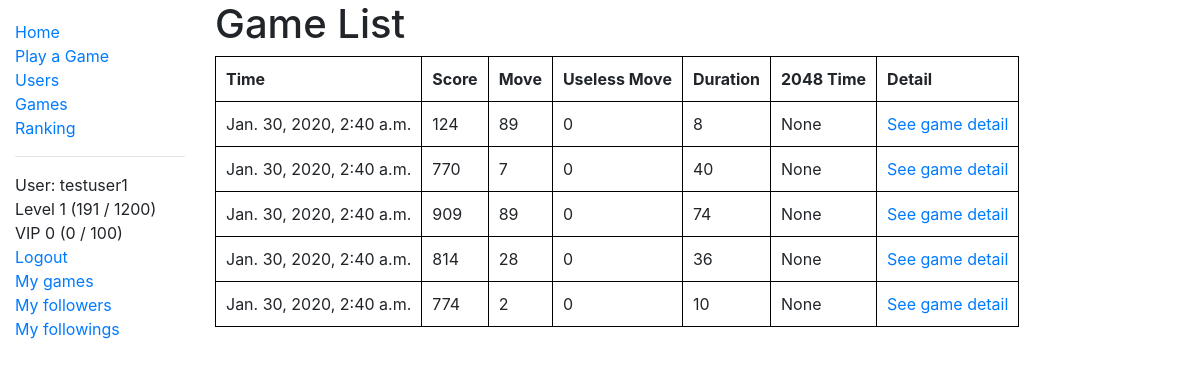
Page /two_zero_four_eight/user/11/games (signed in) on the committed database.
### two_zero_four_eight/models.py (models this page shows, shortened)
class User(AbstractUser):
    game_played = models.IntegerField(verbose_name='Number of Games Played', default=0)
    best_game = models.OneToOneField('Game', on_delete=models.CASCADE, null=True, blank=True)
    highest_score = models.PositiveIntegerField(verbose_name='Highest Score', null=True, blank=True)
    experience = models.IntegerField(verbose_name='Experience', default=0)
    money_deposited = models.IntegerField(verbose_name='Money Deposited', default=0)
    num_follower = models.IntegerField(verbose_name='Followers', default=0)
    num_following = models.IntegerField(verbose_name='Followings', default=0)
    class Meta:
        ordering = ['date_joined']
    @property
    def level(self):
        return binary_search(number=self.experience, array=experience_table)
    @property
    def level_string(self):
        return 'Level ' + status_string(level=self.level, experience=self.experience, table=experience_table)
    @property
    def vip_level(self):
        return binary_search(number=self.money_deposited, array=vip_table)
    @property
    def vip_level_string(self):
        return 'VIP ' + status_string(level=self.vip_level, experience=self.money_deposited, table=vip_table)

class Game(models.Model):
    player = models.ForeignKey(User, on_delete=models.CASCADE, null=False, blank=False)
    score = models.PositiveIntegerField(verbose_name='Score')
    started_at = models.DateTimeField(default=timezone.now, db_index=True)
    duration_second = models.PositiveIntegerField(verbose_name='Duration in Second')
    time_2048_second = models.PositiveIntegerField(verbose_name='Time taken to achieve 2048', null=True, blank=True)
    move = models.PositiveIntegerField(verbose_name='Number of Moves', default=0)
    useless_move = models.IntegerField(verbose_name='Number of useless moves', default=0)
    game_reconstruction = models.TextField(verbose_name='Game Reconstruction', null=True, default=None)
    class Meta:
        ordering = ['-started_at']
    def get_absolute_url(self):
        return reverse('game-detail', args=[str(self.id)])

### two_zero_four_eight/views.py (the view)
# urls.py: path('user/<int:user_id>/games', views.UserGameListView.as_view(), name='user-game'),
class UserGameListView(LoginRequiredMixin, generic.ListView):
    paginate_by = 5
    template_name = 'two_zero_four_eight/user_game_list.html'
    context_object_name = 'user_game_list'
    def __init__(self):
        super().__init__()
    def get_queryset(self):
        self.user = get_object_or_404(User, id=self.kwargs['user_id'])
        return Game.objects.filter(player=self.user)
    def get_context_data(self, **kwargs):
        context = super().get_context_data(**kwargs)
        context['player'] = self.user
        return context

### two_zero_four_eight/models.py (called while the page is built)
def binary_search(array, number):
    hi = len(array)
    lo = 0
    while hi > lo:
        mid = lo + int((hi - lo + 1) / 2)
        if array[mid] <= number:
            lo = mid
        else:
            hi = mid - 1
    return lo

def status_string(level, experience, table):
    return str(level) + ' (' + str(experience - table[level]) + ' / ' + str(table[level + 1] - table[level]) + ')'

### two_zero_four_eight/templates/two_zero_four_eight/user_game_list.html
{% extends "base_generic.html" %}
{% block content %}
  {% if user_game_list %}
    <h1>Game List</h1>
    <table>
      <tr>
        <th>Time</th>
        <th>Score</th>
        <th>Move</th>
        <th>Useless Move</th>
        <th>Duration</th>
        <th>2048 Time</th>
        <th>Detail</th>
      </tr>
      {% for game in user_game_list %}
        <tr>
          <td>{{game.started_at}}</td>
          <td>{{game.score}}</td>
          <td>{{game.move}}</td>
          <td>{{game.useless_move}}</td>
          <td>{{game.duration_second}}</td>
          <td>{{game.time_2048_second}}</td>
          <td><a href="{{ game.get_absolute_url }}">See game detail</a></td>
        </tr>
      {% endfor %}
    </table>
  {% else %}
    <p>{{ player }} doesn't have any games.</p>
  {% endif %}
{% endblock %}

### two_zero_four_eight/templates/base_generic.html (shortened to what this page needs)
<!DOCTYPE html>
<html lang="en">
<head>
  <link rel="stylesheet" href="https://stackpath.bootstrapcdn.com/bootstrap/4.1.3/css/bootstrap.min.css">
  {% load bootstrap_pagination %}
  <link rel="stylesheet" href="{% static 'css/styles.css' %}">
</head>
<body>
  <div class="container-fluid">
    <div class="row">
      <div class="col-sm-2">
      {% block sidebar %}
        <ul class="sidebar-nav">
          <li><a href="{% url 'index' %}">Home</a></li>
          <li><a href="{% url 'play-game' %}">Play a Game</a></li>
          <li><a href="{% url 'users' %}">Users</a></li>
          <li><a href="{% url 'games' %}">Games</a></li>
          <li><a href="{% url 'user-rank' %}">Ranking</a></li>
          <hr/>
          {% if user.is_authenticated %}
          <li>User: {{ user.get_username }}</li>
          <li>{{ user.level_string }}</li>
          <li>{{ user.vip_level_string }}</li>
          <li><a href="{% url 'logout'%}?next={{request.path}}">Logout</a></li>
          <li><a href="{% url 'user-game' user.id %}">My games</a></li>
          <li><a href="{% url 'user-follower' %}">My followers</a></li>
          <li><a href="{% url 'user-following' %}">My followings</a></li>
          {% else %}
             <li><a href="{% url 'login'%}?next={{request.path}}">Login</a></li>
          {% endif %}
        </ul>
     {% endblock %}
      </div>
      <div class="col-sm-10 ">
          {% block content %}{% endblock %}
      </div>
    </div>
  </div>
</body>
</html>

### two_zero_four_eight/static/css/styles.css (style rules this page uses)
.sidebar-nav { margin-top: 20px; padding: 0; list-style: none; }
table, th, td { padding: 10px; border: 1px solid black; border-collapse: collapse; }

### rows in the picture
User: get_username "testuser1", level_string "Level 1 (191 / 1200)", vip_level_string "VIP 0 (0 / 100)"
Game: started_at "Jan. 30, 2020, 2:40 a.m.", score "124", move "89", useless_move "0", duration_second "8", time_2048_second "None"
Game: started_at "Jan. 30, 2020, 2:40 a.m.", score "770", move "7", useless_move "0", duration_second "40", time_2048_second "None"
Game: started_at "Jan. 30, 2020, 2:40 a.m.", score "909", move "89", useless_move "0", duration_second "74", time_2048_second "None"
Game: started_at "Jan. 30, 2020, 2:40 a.m.", score "814", move "28", useless_move "0", duration_second "36", time_2048_second "None"
Game: started_at "Jan. 30, 2020, 2:40 a.m.", score "774", move "2", useless_move "0", duration_second "10", time_2048_second "None"
